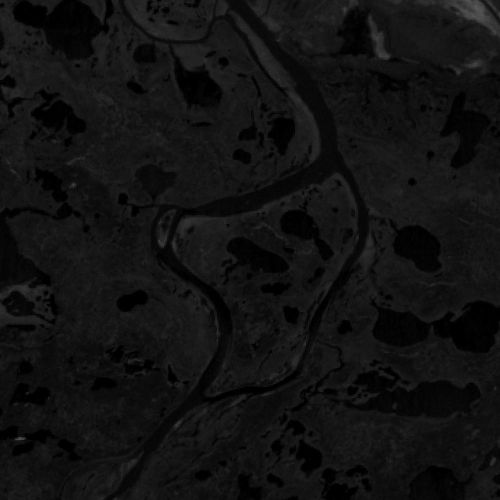
#> input picture HighLight - function (example)/B02.jpg, 1000 x 1000 px (shown at 1/2 size); the run also reads 1 picture not shown here
$ python HighLight.py
#> lines starting #> are read from the running program, lines starting #| are printed output that depends on the picture
import cv2
import PIL.Image as Image
import numpy as np
import matplotlib.pyplot as plt
import io
import base64

def HighlightCompressVisualizer(val,minA,maxA):
    cs = (val-minA)/(maxA-minA)
    if val <= minA:
        return 0
    elif val > minA and cs <= 0.92:
        return cs
    elif val <= 0.9:
        return (0.08*(val-cs))/(0.9-cs)+0.92
    else:
        return val

imgB02 = Image.open('B02.jpg',mode='r')
#> imgB02 is the input picture: PIL image 1000x1000 L; min 0, max 93, mean 17.5
B02 = np.asarray(imgB02)
imgB03 = Image.open('B03.jpg',mode='r')
B03 = np.asarray(imgB03)
imgB04 = Image.open('B04.jpg',mode='r')
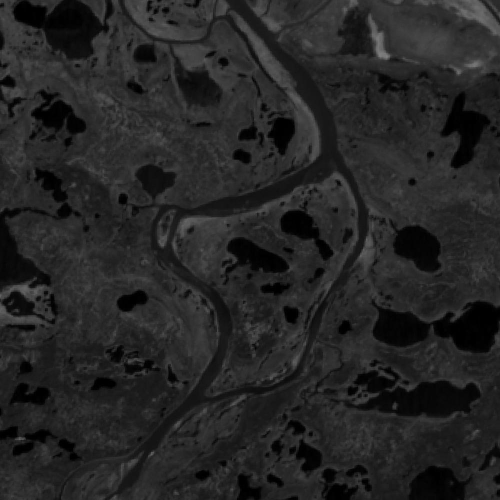
#> input picture HighLight - function (example)/B04.jpg, 1000 x 1000 px (shown at 1/2 size)
#> imgB04 is the input picture: PIL image 1000x1000 L; min 0, max 130, mean 37.1
B04 = np.asarray(imgB04)

img1 = np.zeros((B02.shape[0], B02.shape[1], 3))
img1[:,:,0] = B04/100
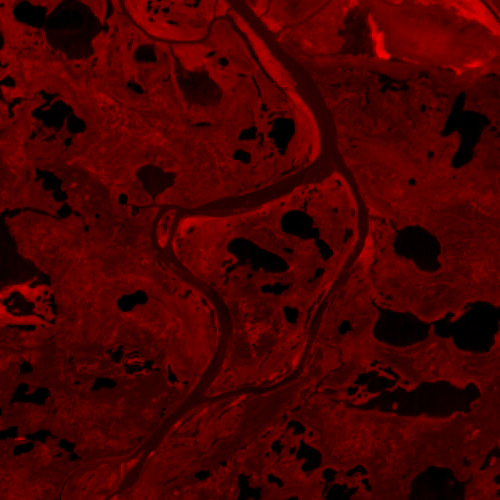
#> img1: shape (1000, 1000, 3) float64 (shown at 1/2 size); mean of channels 0, 1, 2 0.371, 0, 0; drawn with min black and max white
img1[:,:,1] = B03/100
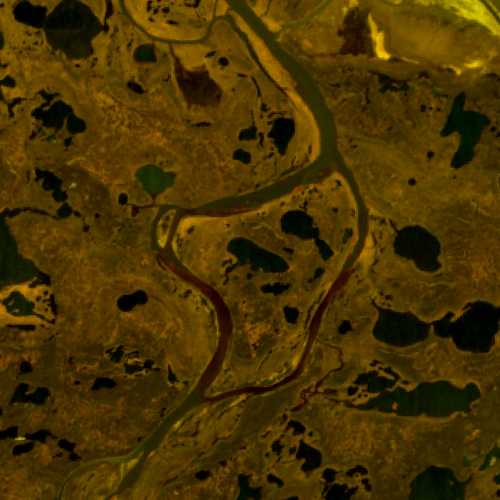
#> img1: shape (1000, 1000, 3) float64 (shown at 1/2 size); mean of channels 0, 1, 2 0.371, 0.261, 0; drawn with min black and max white
img1[:,:,2] = B02/100
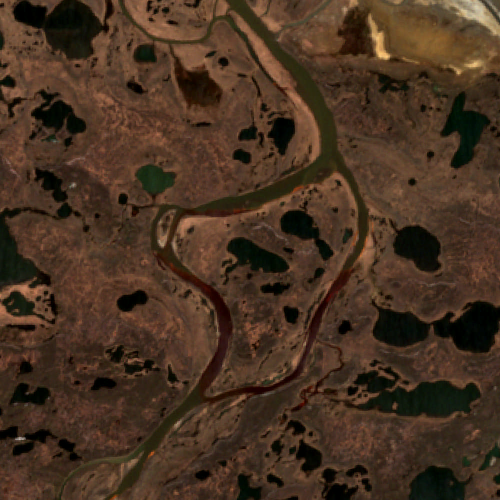
#> img1: shape (1000, 1000, 3) float64 (shown at 1/2 size); mean of channels 0, 1, 2 0.371, 0.261, 0.175; drawn with min black and max white

# Создаем пустое изображение:
# Создаем цветовую палитру по имени:
cm2 = plt.get_cmap('gist_rainbow')
# Применяем цветовую палитру к массиву:
colored_image = cm2(B02)
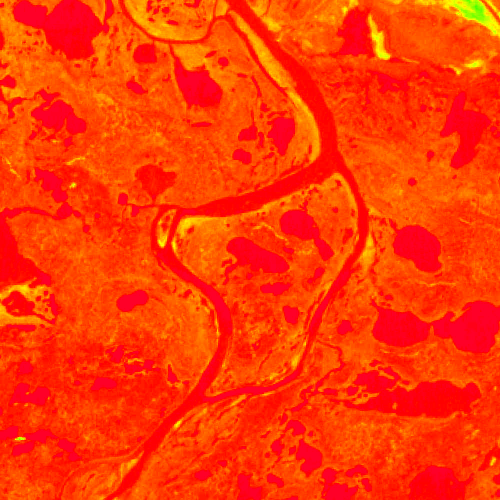
#> colored_image: shape (1000, 1000, 4) float64 (shown at 1/2 size); mean of channels 0, 1, 2, 3 0.999, 0.223, 0.0151, 1; drawn as R, G, B
# Полученную картинку с 4-мя каналами (R,G,B,A) с значениями float[0, 1] конвертируем в RGB(uint8):
imgcc = Image.fromarray((colored_image[:, :, :3] * 255).astype(np.uint8))
imgTrueColor = np.asarray(imgcc)

# Создаем массивы данных для создания HighLight-изображения:
height, width, _ = img1.shape
#> height = 1000; width = 1000
minC0 = np.full((height, width), 0.2)
maxC0 = np.full((height, width), 0.5)
minC1 = np.full((height, width), 0.2)
maxC1 = np.full((height, width), 0.5)
minC2 = np.full((height, width), 0.001)
maxC2 = np.full((height, width), 0.98)

# Создаем HighLight-изображение:
imgTrueColor[:,:,0] = np.array(np.vectorize(HighlightCompressVisualizer)(list(map(lambda x,y: x*y,B02,np.full(B02.size,4/256))),minC0,maxC0)*256,dtype=np.uint8)
#> (the run stopped early here; a loop or call above may not have finished)
